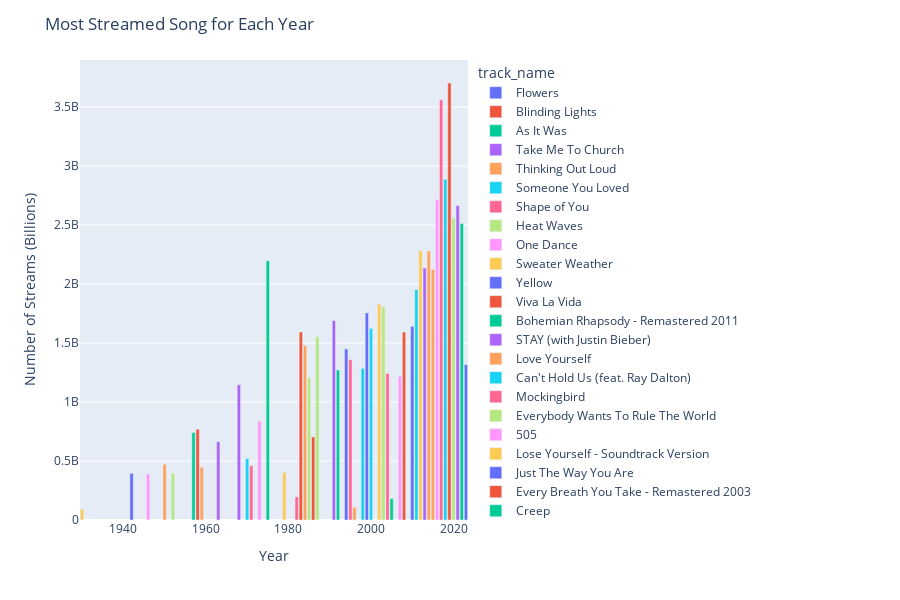

Notebook code cell kept with this figure:
### Markdown cell above
### Самые прослушиваемые песни за каждый год

### Code cell
release_years = df.released_year.unique()
indexes = []

for i in release_years:
    indexes.append(df[df.released_year == i].streams.idxmax())
    
most_streamed_each_year = df[['track_name', 'released_year', 'streams']].loc[indexes]

fig = px.bar(data_frame=most_streamed_each_year, x='released_year', y='streams', color='track_name', height = 600)

fig.update_layout(title='Most Streamed Song for Each Year',
                  xaxis_title='Year',
                  yaxis_title='Number of Streams (Billions)')

fig.show()

### Figure 1 — Plotly figure (JSON) as saved in the notebook; plotly's stock layout.template omitted (floating-point values rounded to 4 significant figures)
{"data": [{"alignmentgroup": "True", "hovertemplate": "track_name=Flowers<br>released_year=%{x}<br>streams=%{y}<extra></extra>", "legendgroup": "Flowers", "marker": {"color": "#636efa", "pattern": {"shape": ""}}, "name": "Flowers", "offsetgroup": "Flowers", "orientation": "v", "showlegend": true, "textposition": "auto", "type": "bar", "x": [2023], "xaxis": "x", "y": [1316855716], "yaxis": "y"}, {"alignmentgroup": "True", "hovertemplate": "track_name=Blinding Lights<br>released_year=%{x}<br>streams=%{y}<extra></extra>", "legendgroup": "Blinding Lights", "marker": {"color": "#EF553B", "pattern": {"shape": ""}}, "name": "Blinding Lights", "offsetgroup": "Blinding Lights", "orientation": "v", "showlegend": true, "textposition": "auto", "type": "bar", "x": [2019], "xaxis": "x", "y": [3703895074], "yaxis": "y"}, {"alignmentgroup": "True", "hovertemplate": "track_name=As It Was<br>released_year=%{x}<br>streams=%{y}<extra></extra>", "legendgroup": "As It Was", "marker": {"color": "#00cc96", "pattern": {"shape": ""}}, "name": "As It Was", "offsetgroup": "As It Was", "orientation": "v", "showlegend": true, "textposition": "auto", "type": "bar", "x": [2022], "xaxis": "x", "y": [2513188493], "yaxis": "y"}, {"alignmentgroup": "True", "hovertemplate": "track_name=Take Me To Church<br>released_year=%{x}<br>streams=%{y}<extra></extra>", "legendgroup": "Take Me To Church", "marker": {"color": "#ab63fa", "pattern": {"shape": ""}}, "name": "Take Me To Church", "offsetgroup": "Take Me To Church", "orientation": "v", "showlegend": true, "textposition": "auto", "type": "bar", "x": [2013], "xaxis": "x", "y": [2135158446], "yaxis": "y"}, {"alignmentgroup": "True", "hovertemplate": "track_name=Thinking Out Loud<br>released_year=%{x}<br>streams=%{y}<extra></extra>", "legendgroup": "Thinking Out Loud", "marker": {"color": "#FFA15A", "pattern": {"shape": ""}}, "name": "Thinking Out Loud", "offsetgroup": "Thinking Out Loud", "orientation": "v", "showlegend": true, "textposition": "auto", "type": "bar", "x": [2014], "xaxis": "x", "y": [2280566092], "yaxis": "y"}, {"alignmentgroup": "True", "hovertemplate": "track_name=Someone You Loved<br>released_year=%{x}<br>streams=%{y}<extra></extra>", "legendgroup": "Someone You Loved", "marker": {"color": "#19d3f3", "pattern": {"shape": ""}}, "name": "Someone You Loved", "offsetgroup": "Someone You Loved", "orientation": "v", "showlegend": true, "textposition": "auto", "type": "bar", "x": [2018], "xaxis": "x", "y": [2887241814], "yaxis": "y"}, {"alignmentgroup": "True", "hovertemplate": "track_name=Shape of You<br>released_year=%{x}<br>streams=%{y}<extra></extra>", "legendgroup": "Shape of You", "marker": {"color": "#FF6692", "pattern": {"shape": ""}}, "name": "Shape of You", "offsetgroup": "Shape of You", "orientation": "v", "showlegend": true, "textposition": "auto", "type": "bar", "x": [2017], "xaxis": "x", "y": [3562543890], "yaxis": "y"}, {"alignmentgroup": "True", "hovertemplate": "track_name=Heat Waves<br>released_year=%{x}<br>streams=%{y}<extra></extra>", "legendgroup": "Heat Waves", "marker": {"color": "#B6E880", "pattern": {"shape": ""}}, "name": "Heat Waves", "offsetgroup": "Heat Waves", "orientation": "v", "showlegend": true, "textposition": "auto", "type": "bar", "x": [2020], "xaxis": "x", "y": [2557975762], "yaxis": "y"}, {"alignmentgroup": "True", "hovertemplate": "track_name=One Dance<br>released_year=%{x}<br>streams=%{y}<extra></extra>", "legendgroup": "One Dance", "marker": {"color": "#FF97FF", "pattern": {"shape": ""}}, "name": "One Dance", "offsetgroup": "One Dance", "orientation": "v", "showlegend": true, "textposition": "auto", "type": "bar", "x": [2016], "xaxis": "x", "y": [2713922350], "yaxis": "y"}, {"alignmentgroup": "True", "hovertemplate": "track_name=Sweater Weather<br>released_year=%{x}<br>streams=%{y}<extra></extra>", "legendgroup": "Sweater Weather", "marker": {"color": "#FECB52", "pattern": {"shape": ""}}, "name": "Sweater Weather", "offsetgroup": "Sweater Weather", "orientation": "v", "showlegend": true, "textposition": "auto", "type": "bar", "x": [2012], "xaxis": "x", "y": [2282771485], "yaxis": "y"}, {"alignmentgroup": "True", "hovertemplate": "track_name=Yellow<br>released_year=%{x}<br>streams=%{y}<extra></extra>", "legendgroup": "Yellow", "marker": {"color": "#636efa", "pattern": {"shape": ""}}, "name": "Yellow", "offsetgroup": "Yellow", "orientation": "v", "showlegend": true, "textposition": "auto", "type": "bar", "x": [1999], "xaxis": "x", "y": [1755214421], "yaxis": "y"}, {"alignmentgroup": "True", "hovertemplate": "track_name=Viva La Vida<br>released_year=%{x}<br>streams=%{y}<extra></extra>", "legendgroup": "Viva La Vida", "marker": {"color": "#EF553B", "pattern": {"shape": ""}}, "name": "Viva La Vida", "offsetgroup": "Viva La Vida", "orientation": "v", "showlegend": true, "textposition": "auto", "type": "bar", "x": [2008], "xaxis": "x", "y": [1592909789], "yaxis": "y"}, {"alignmentgroup": "True", "hovertemplate": "track_name=Bohemian Rhapsody - Remastered 2011<br>released_year=%{x}<br>streams=%{y}<extra></extra>", "legendgroup": "Bohemian Rhapsody - Remastered 2011", "marker": {"color": "#00cc96", "pattern": {"shape": ""}}, "name": "Bohemian Rhapsody - Remastered 2011", "offsetgroup": "Bohemian Rhapsody - Remastered 2011", "orientation": "v", "showlegend": true, "textposition": "auto", "type": "bar", "x": [1975], "xaxis": "x", "y": [2197010679], "yaxis": "y"}, {"alignmentgroup": "True", "hovertemplate": "track_name=STAY (with Justin Bieber)<br>released_year=%{x}<br>streams=%{y}<extra></extra>", "legendgroup": "STAY (with Justin Bieber)", "marker": {"color": "#ab63fa", "pattern": {"shape": ""}}, "name": "STAY (with Justin Bieber)", "offsetgroup": "STAY (with Justin Bieber)", "orientation": "v", "showlegend": true, "textposition": "auto", "type": "bar", "x": [2021], "xaxis": "x", "y": [2665343922], "yaxis": "y"}, {"alignmentgroup": "True", "hovertemplate": "track_name=Love Yourself<br>released_year=%{x}<br>streams=%{y}<extra></extra>", "legendgroup": "Love Yourself", "marker": {"color": "#FFA15A", "pattern": {"shape": ""}}, "name": "Love Yourself", "offsetgroup": "Love Yourself", "orientation": "v", "showlegend": true, "textposition": "auto", "type": "bar", "x": [2015], "xaxis": "x", "y": [2123309722], "yaxis": "y"}, {"alignmentgroup": "True", "hovertemplate": "track_name=Can't Hold Us (feat. Ray Dalton)<br>released_year=%{x}<br>streams=%{y}<extra></extra>", "legendgroup": "Can't Hold Us (feat. Ray Dalton)", "marker": {"color": "#19d3f3", "pattern": {"shape": ""}}, "name": "Can't Hold Us (feat. Ray Dalton)", "offsetgroup": "Can't Hold Us (feat. Ray Dalton)", "orientation": "v", "showlegend": true, "textposition": "auto", "type": "bar", "x": [2011], "xaxis": "x", "y": [1953533826], "yaxis": "y"}, {"alignmentgroup": "True", "hovertemplate": "track_name=Mockingbird<br>released_year=%{x}<br>streams=%{y}<extra></extra>", "legendgroup": "Mockingbird", "marker": {"color": "#FF6692", "pattern": {"shape": ""}}, "name": "Mockingbird", "offsetgroup": "Mockingbird", "orientation": "v", "showlegend": true, "textposition": "auto", "type": "bar", "x": [2004], "xaxis": "x", "y": [1241559043], "yaxis": "y"}, {"alignmentgroup": "True", "hovertemplate": "track_name=Everybody Wants To Rule The World<br>released_year=%{x}<br>streams=%{y}<extra></extra>", "legendgroup": "Everybody Wants To Rule The World", "marker": {"color": "#B6E880", "pattern": {"shape": ""}}, "name": "Everybody Wants To Rule The World", "offsetgroup": "Everybody Wants To Rule The World", "orientation": "v", "showlegend": true, "textposition": "auto", "type": "bar", "x": [1985], "xaxis": "x", "y": [1205951614], "yaxis": "y"}, {"alignmentgroup": "True", "hovertemplate": "track_name=505<br>released_year=%{x}<br>streams=%{y}<extra></extra>", "legendgroup": "505", "marker": {"color": "#FF97FF", "pattern": {"shape": ""}}, "name": "505", "offsetgroup": "505", "orientation": "v", "showlegend": true, "textposition": "auto", "type": "bar", "x": [2007], "xaxis": "x", "y": [1217120710], "yaxis": "y"}, {"alignmentgroup": "True", "hovertemplate": "track_name=Lose Yourself - Soundtrack Version<br>released_year=%{x}<br>streams=%{y}<extra></extra>", "legendgroup": "Lose Yourself - Soundtrack Version", "marker": {"color": "#FECB52", "pattern": {"shape": ""}}, "name": "Lose Yourself - Soundtrack Version", "offsetgroup": "Lose Yourself - Soundtrack Version", "orientation": "v", "showlegend": true, "textposition": "auto", "type": "bar", "x": [2002], "xaxis": "x", "y": [1829992958], "yaxis": "y"}, {"alignmentgroup": "True", "hovertemplate": "track_name=Just The Way You Are<br>released_year=%{x}<br>streams=%{y}<extra></extra>", "legendgroup": "Just The Way You Are", "marker": {"color": "#636efa", "pattern": {"shape": ""}}, "name": "Just The Way You Are", "offsetgroup": "Just The Way You Are", "orientation": "v", "showlegend": true, "textposition": "auto", "type": "bar", "x": [2010], "xaxis": "x", "y": [1641426668], "yaxis": "y"}, {"alignmentgroup": "True", "hovertemplate": "track_name=Every Breath You Take - Remastered 2003<br>released_year=%{x}<br>streams=%{y}<extra></extra>", "legendgroup": "Every Breath You Take - Remastered 2003", "marker": {"color": "#EF553B", "pattern": {"shape": ""}}, "name": "Every Breath You Take - Remastered 2003", "offsetgroup": "Every Breath You Take - Remastered 2003", "orientation": "v", "showlegend": true, "textposition": "auto", "type": "bar", "x": [1983], "xaxis": "x", "y": [1593270737], "yaxis": "y"}, {"alignmentgroup": "True", "hovertemplate": "track_name=Creep<br>released_year=%{x}<br>streams=%{y}<extra></extra>", "legendgroup": "Creep", "marker": {"color": "#00cc96", "pattern": {"shape": ""}}, "name": "Creep", "offsetgroup": "Creep", "orientation": "v", "showlegend": true, "textposition": "auto", "type": "bar", "x": [1992], "xaxis": "x", "y": [1271293243], "yaxis": "y"}, {"alignmentgroup": "True", "hovertemplate": "track_name=Have You Ever Seen The Rain?<br>released_year=%{x}<br>streams=%{y}<extra></extra>", "legendgroup": "Have You Ever Seen The Rain?", "marker": {"color": "#ab63fa", "pattern": {"shape": ""}}, "name": "Have You Ever Seen The Rain?", "offsetgroup": "Have You Ever Seen The Rain?", "orientation": "v", "showlegend": true, "textposition": "auto", "type": "bar", "x": [1968], "xaxis": "x", "y": [1145727611], "yaxis": "y"}, {"alignmentgroup": "True", "hovertemplate": "track_name=Take On Me<br>released_year=%{x}<br>streams=%{y}<extra></extra>", "legendgroup": "Take On Me", "marker": {"color": "#FFA15A", "pattern": {"shape": ""}}, "name": "Take On Me", "offsetgroup": "Take On Me", "orientation": "v", "showlegend": true, "textposition": "auto", "type": "bar", "x": [1984], "xaxis": "x", "y": [1479115056], "yaxis": "y"}, {"alignmentgroup": "True", "hovertemplate": "track_name=In The End<br>released_year=%{x}<br>streams=%{y}<extra></extra>", "legendgroup": "In The End", "marker": {"color": "#19d3f3", "pattern": {"shape": ""}}, "name": "In The End", "offsetgroup": "In The End", "orientation": "v", "showlegend": true, "textposition": "auto", "type": "bar", "x": [2000], "xaxis": "x", "y": [1624165576], "yaxis": "y"}, {"alignmentgroup": "True", "hovertemplate": "track_name=Gangsta's Paradise<br>released_year=%{x}<br>streams=%{y}<extra></extra>", "legendgroup": "Gangsta's Paradise", "marker": {"color": "#FF6692", "pattern": {"shape": ""}}, "name": "Gangsta's Paradise", "offsetgroup": "Gangsta's Paradise", "orientation": "v", "showlegend": true, "textposition": "auto", "type": "bar", "x": [1995], "xaxis": "x", "y": [1357608774], "yaxis": "y"}, {"alignmentgroup": "True", "hovertemplate": "track_name=Mr. Brightside<br>released_year=%{x}<br>streams=%{y}<extra></extra>", "legendgroup": "Mr. Brightside", "marker": {"color": "#B6E880", "pattern": {"shape": ""}}, "name": "Mr. Brightside", "offsetgroup": "Mr. Brightside", "orientation": "v", "showlegend": true, "textposition": "auto", "type": "bar", "x": [2003], "xaxis": "x", "y": [1806617704], "yaxis": "y"}, {"alignmentgroup": "True", "hovertemplate": "track_name=Dream On<br>released_year=%{x}<br>streams=%{y}<extra></extra>", "legendgroup": "Dream On", "marker": {"color": "#FF97FF", "pattern": {"shape": ""}}, "name": "Dream On", "offsetgroup": "Dream On", "orientation": "v", "showlegend": true, "textposition": "auto", "type": "bar", "x": [1973], "xaxis": "x", "y": [838586769], "yaxis": "y"}, {"alignmentgroup": "True", "hovertemplate": "track_name=Agudo Magico 3<br>released_year=%{x}<br>streams=%{y}<extra></extra>", "legendgroup": "Agudo Magico 3", "marker": {"color": "#FECB52", "pattern": {"shape": ""}}, "name": "Agudo Magico 3", "offsetgroup": "Agudo Magico 3", "orientation": "v", "showlegend": true, "textposition": "auto", "type": "bar", "x": [1930], "xaxis": "x", "y": [90598517], "yaxis": "y"}, {"alignmentgroup": "True", "hovertemplate": "track_name=All I Want for Christmas Is You<br>released_year=%{x}<br>streams=%{y}<extra></extra>", "legendgroup": "All I Want for Christmas Is You", "marker": {"color": "#636efa", "pattern": {"shape": ""}}, "name": "All I Want for Christmas Is You", "offsetgroup": "All I Want for Christmas Is You", "orientation": "v", "showlegend": true, "textposition": "auto", "type": "bar", "x": [1994], "xaxis": "x", "y": [1449779435], "yaxis": "y"}, {"alignmentgroup": "True", "hovertemplate": "track_name=Rockin' Around The Christmas Tree<br>released_year=%{x}<br>streams=%{y}<extra></extra>", "legendgroup": "Rockin' Around The Christmas Tree", "marker": {"color": "#EF553B", "pattern": {"shape": ""}}, "name": "Rockin' Around The Christmas Tree", "offsetgroup": "Rockin' Around The Christmas Tree", "orientation": "v", "showlegend": true, "textposition": "auto", "type": "bar", "x": [1958], "xaxis": "x", "y": [769213520], "yaxis": "y"}, {"alignmentgroup": "True", "hovertemplate": "track_name=Jingle Bell Rock<br>released_year=%{x}<br>streams=%{y}<extra></extra>", "legendgroup": "Jingle Bell Rock", "marker": {"color": "#00cc96", "pattern": {"shape": ""}}, "name": "Jingle Bell Rock", "offsetgroup": "Jingle Bell Rock", "orientation": "v", "showlegend": true, "textposition": "auto", "type": "bar", "x": [1957], "xaxis": "x", "y": [741301563], "yaxis": "y"}, {"alignmentgroup": "True", "hovertemplate": "track_name=It's the Most Wonderful Time of the Year<br>released_year=%{x}<br>streams=%{y}<extra></extra>", "legendgroup": "It's the Most Wonderful Time of the Year", "marker": {"color": "#ab63fa", "pattern": {"shape": ""}}, "name": "It's the Most Wonderful Time of the Year", "offsetgroup": "It's the Most Wonderful Time of the Year", "orientation": "v", "showlegend": true, "textposition": "auto", "type": "bar", "x": [1963], "xaxis": "x", "y": [663832097], "yaxis": "y"}, {"alignmentgroup": "True", "hovertemplate": "track_name=Let It Snow! Let It Snow! Let It Snow!<br>released_year=%{x}<br>streams=%{y}<extra></extra>", "legendgroup": "Let It Snow! Let It Snow! Let It Snow!", "marker": {"color": "#FFA15A", "pattern": {"shape": ""}}, "name": "Let It Snow! Let It Snow! Let It Snow!", "offsetgroup": "Let It Snow! Let It Snow! Let It Snow!", "orientation": "v", "showlegend": true, "textposition": "auto", "type": "bar", "x": [1959, 1950], "xaxis": "x", "y": [446390129, 473248298], "yaxis": "y"}, {"alignmentgroup": "True", "hovertemplate": "track_name=Feliz Navidad<br>released_year=%{x}<br>streams=%{y}<extra></extra>", "legendgroup": "Feliz Navidad", "marker": {"color": "#19d3f3", "pattern": {"shape": ""}}, "name": "Feliz Navidad", "offsetgroup": "Feliz Navidad", "orientation": "v", "showlegend": true, "textposition": "auto", "type": "bar", "x": [1970], "xaxis": "x", "y": [520034544], "yaxis": "y"}, {"alignmentgroup": "True", "hovertemplate": "track_name=Happy Xmas (War Is Over)<br>released_year=%{x}<br>streams=%{y}<extra></extra>", "legendgroup": "Happy Xmas (War Is Over)", "marker": {"color": "#FF6692", "pattern": {"shape": ""}}, "name": "Happy Xmas (War Is Over)", "offsetgroup": "Happy Xmas (War Is Over)", "orientation": "v", "showlegend": true, "textposition": "auto", "type": "bar", "x": [1971], "xaxis": "x", "y": [460492795], "yaxis": "y"}, {"alignmentgroup": "True", "hovertemplate": "track_name=A Holly Jolly Christmas - Single Version<br>released_year=%{x}<br>streams=%{y}<extra></extra>", "legendgroup": "A Holly Jolly Christmas - Single Version", "marker": {"color": "#B6E880", "pattern": {"shape": ""}}, "name": "A Holly Jolly Christmas - Single Version", "offsetgroup": "A Holly Jolly Christmas - Single Version", "orientation": "v", "showlegend": true, "textposition": "auto", "type": "bar", "x": [1952], "xaxis": "x", "y": [395591396], "yaxis": "y"}, {"alignmentgroup": "True", "hovertemplate": "track_name=The Christmas Song (Merry Christmas To You) - Remastered 1999<br>released_year=%{x}<br>streams=%{y}<extra></extra>", "legendgroup": "The Christmas Song (Merry Christmas To You) - Remastered 1999", "marker": {"color": "#FF97FF", "pattern": {"shape": ""}}, "name": "The Christmas Song (Merry Christmas To You) - Remastered 1999", "offsetgroup": "The Christmas Song (Merry Christmas To You) - Remastered 1999", "orientation": "v", "showlegend": true, "textposition": "auto", "type": "bar", "x": [1946], "xaxis": "x", "y": [389771964], "yaxis": "y"}, {"alignmentgroup": "True", "hovertemplate": "track_name=Wonderful Christmastime - Edited Version / Remastered 2011<br>released_year=%{x}<br>streams=%{y}<extra></extra>", "legendgroup": "Wonderful Christmastime - Edited Version / Remastered 2011", "marker": {"color": "#FECB52", "pattern": {"shape": ""}}, "name": "Wonderful Christmastime - Edited Version / Remastered 2011", "offsetgroup": "Wonderful Christmastime - Edited Version / Remastered 2011", "orientation": "v", "showlegend": true, "textposition": "auto", "type": "bar", "x": [1979], "xaxis": "x", "y": [403939487], "yaxis": "y"}, {"alignmentgroup": "True", "hovertemplate": "track_name=White Christmas<br>released_year=%{x}<br>streams=%{y}<extra></extra>", "legendgroup": "White Christmas", "marker": {"color": "#636efa", "pattern": {"shape": ""}}, "name": "White Christmas", "offsetgroup": "White Christmas", "orientation": "v", "showlegend": true, "textposition": "auto", "type": "bar", "x": [1942], "xaxis": "x", "y": [395591396], "yaxis": "y"}, {"alignmentgroup": "True", "hovertemplate": "track_name=Master of Puppets (Remastered)<br>released_year=%{x}<br>streams=%{y}<extra></extra>", "legendgroup": "Master of Puppets (Remastered)", "marker": {"color": "#EF553B", "pattern": {"shape": ""}}, "name": "Master of Puppets (Remastered)", "offsetgroup": "Master of Puppets (Remastered)", "orientation": "v", "showlegend": true, "textposition": "auto", "type": "bar", "x": [1986], "xaxis": "x", "y": [704171068], "yaxis": "y"}, {"alignmentgroup": "True", "hovertemplate": "track_name=You Make It Feel Like Christmas (feat. Blake Shelton)<br>released_year=%{x}<br>streams=%{y}<extra></extra>", "legendgroup": "You Make It Feel Like Christmas (feat. Blake Shelton)", "marker": {"color": "#00cc96", "pattern": {"shape": ""}}, "name": "You Make It Feel Like Christmas (feat. Blake Shelton)", "offsetgroup": "You Make It Feel Like Christmas (feat. Blake Shelton)", "orientation": "v", "showlegend": true, "textposition": "auto", "type": "bar", "x": [2005], "xaxis": "x", "y": [180577478], "yaxis": "y"}, {"alignmentgroup": "True", "hovertemplate": "track_name=Smells Like Teen Spirit - Remastered 2021<br>released_year=%{x}<br>streams=%{y}<extra></extra>", "legendgroup": "Smells Like Teen Spirit - Remastered 2021", "marker": {"color": "#ab63fa", "pattern": {"shape": ""}}, "name": "Smells Like Teen Spirit - Remastered 2021", "offsetgroup": "Smells Like Teen Spirit - Remastered 2021", "orientation": "v", "showlegend": true, "textposition": "auto", "type": "bar", "x": [1991], "xaxis": "x", "y": [1690192927], "yaxis": "y"}, {"alignmentgroup": "True", "hovertemplate": "track_name=Sigue<br>released_year=%{x}<br>streams=%{y}<extra></extra>", "legendgroup": "Sigue", "marker": {"color": "#FFA15A", "pattern": {"shape": ""}}, "name": "Sigue", "offsetgroup": "Sigue", "orientation": "v", "showlegend": true, "textposition": "auto", "type": "bar", "x": [1996], "xaxis": "x", "y": [106933107], "yaxis": "y"}, {"alignmentgroup": "True", "hovertemplate": "track_name=Iris<br>released_year=%{x}<br>streams=%{y}<extra></extra>", "legendgroup": "Iris", "marker": {"color": "#19d3f3", "pattern": {"shape": ""}}, "name": "Iris", "offsetgroup": "Iris", "orientation": "v", "showlegend": true, "textposition": "auto", "type": "bar", "x": [1998], "xaxis": "x", "y": [1284942608], "yaxis": "y"}, {"alignmentgroup": "True", "hovertemplate": "track_name=Pass The Dutchie<br>released_year=%{x}<br>streams=%{y}<extra></extra>", "legendgroup": "Pass The Dutchie", "marker": {"color": "#FF6692", "pattern": {"shape": ""}}, "name": "Pass The Dutchie", "offsetgroup": "Pass The Dutchie", "orientation": "v", "showlegend": true, "textposition": "auto", "type": "bar", "x": [1982], "xaxis": "x", "y": [195918494], "yaxis": "y"}, {"alignmentgroup": "True", "hovertemplate": "track_name=Sweet Child O' Mine<br>released_year=%{x}<br>streams=%{y}<extra></extra>", "legendgroup": "Sweet Child O' Mine", "marker": {"color": "#B6E880", "pattern": {"shape": ""}}, "name": "Sweet Child O' Mine", "offsetgroup": "Sweet Child O' Mine", "orientation": "v", "showlegend": true, "textposition": "auto", "type": "bar", "x": [1987], "xaxis": "x", "y": [1553497987], "yaxis": "y"}], "layout": {"barmode": "relative", "height": 600, "legend": {"title": {"text": "track_name"}, "tracegroupgap": 0}, "margin": {"t": 60}, "title": {"text": "Most Streamed Song for Each Year"}, "xaxis": {"anchor": "y", "domain": [0, 1], "title": {"text": "Year"}}, "yaxis": {"anchor": "x", "domain": [0, 1], "title": {"text": "Number of Streams (Billions)"}}}}
